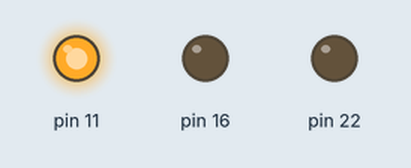
Bench run of a program on a simulated Raspberry Pi (header pin numbers). On the bench: output pins drawn as LEDs (lit = HIGH).

Above: at 0.5 s.
At 2.5 s:
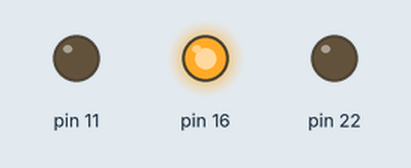
At 3.5 s:
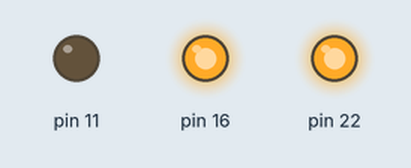
At 4.5 s:
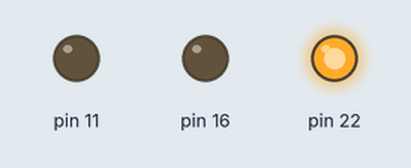
At 5.5 s:
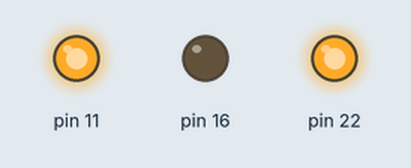
At 8.5 s:
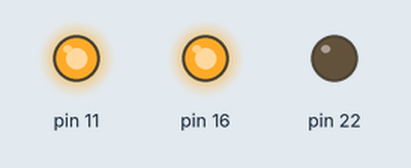
Timing chart, 0 to 9.1 s (numbered marks = the images above):
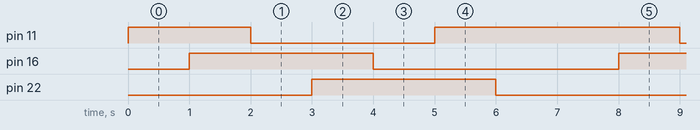

Measured:
- by itself, pin 11: repeats every 7.0 s: LOW 3.0 s, HIGH 4.0 s
- by itself, pin 16, pin 22: alternates HIGH for 3.0 s and LOW for 4.0 s
- by itself, everything shown: repeats every 7.0 s, in 6 steps

The program:

4.py
```python
from RPi import GPIO
import time

GPIO.setmode(GPIO.BOARD)

GPIO.setup(11,GPIO.OUT)
GPIO.setup(16,GPIO.OUT)
GPIO.setup(22,GPIO.OUT)


for t in range (1,10):
	GPIO.output(11, GPIO.HIGH)
	time.sleep(1)
	GPIO.output(16, GPIO.HIGH)
	time.sleep (1)
	GPIO.output(11, GPIO.LOW)
	time.sleep(1)
	GPIO.output(22, GPIO.HIGH)
	time.sleep(1)
	GPIO.output(16, GPIO.LOW)
	time.sleep (1)
	GPIO.output(11, GPIO.HIGH)
	time.sleep (1)
	GPIO.output(22, GPIO.LOW)
	time.sleep (1)
	GPIO.output(11, GPIO.LOW)
GPIO.cleanup()
```
